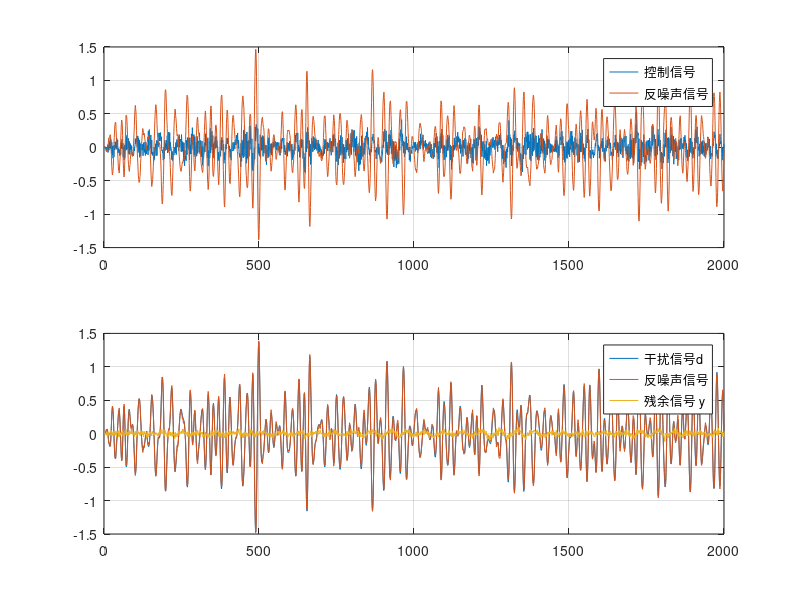

MATLAB code to generate this figure:
% 需要检查状态空间表示中是否含有延迟
clear; close all; clc;
%%
% % 创建白噪声，并且生成外系统模型
% run bandlimitedNoise.m
% % 设定并且辨识次级通路
% run systemIdentification.m
load('bandlimitedNoise.mat');
load('systemIdentification.mat');

%% 耦合系统
% 增广状态矩阵
n = size(Af, 1);    % 原系统状态维度
p = size(A_w2, 1);  % 干扰模型状态维度
A = blkdiag(Af, A_w2);  % 块对角矩阵 [Af 0; 0 A_w2]

% 增广输入矩阵
B = [Bf; zeros(p, size(Bf, 2))];  % 原系统控制输入通道
G = [zeros(n, size(B_w2, 2)); B_w2];  % 干扰输入通道

% 增广输出矩阵
C = [Cf , C_w2];

%% 设计LQR控制器
% 状态权重矩阵 Q（半正定）
Q = C' * C;
% 输入权重矩阵 R（正定）
R = 10e-4;
% 离散 LQR 求解（状态反馈增益）
[K, ~, ~] = dlqr(A, B, Q, R);

% 计算闭环系统的状态矩阵
A_cl = A - B * K;
% 计算闭环系统的特征值
eig_cl = eig(A_cl);
% 检查闭环系统的稳定性
if all(abs(eig_cl) < 1)
    disp('闭环系统是稳定的（所有极点都在单位圆内）。');
else
    disp('闭环系统是不稳定的（存在极点在单位圆外）。');
end

%% 设计卡尔曼滤波器（状态估计器）
% 假设过程噪声协方差矩阵和测量噪声协方差矩阵
Qn = 2;  % 过程噪声协方差
Rn = 1e-4 * eye(size(C, 1));  % 测量噪声协方差

% 使用离散卡尔曼滤波器求解最优增益矩阵
[L, ~, ~] = dlqe(A, G, C, Qn, Rn);

% 显示卡尔曼滤波器增益
disp('卡尔曼滤波器增益矩阵 L:');
disp(L);

% 计算引入卡尔曼滤波器后的闭环系统状态矩阵
A_cl = A - B * K - L * C;
% 计算闭环系统的特征值
eig_cl = eig(A_cl);
% 显示闭环系统的极点
disp('引入卡尔曼滤波器后的闭环系统极点:');
disp(eig_cl);
% 检查闭环系统的稳定性
if all(abs(eig_cl) < 1)
    disp('引入卡尔曼滤波器后的闭环系统是稳定的（所有极点都在单位圆内）。');
else
    disp('引入卡尔曼滤波器后的闭环系统是不稳定的（存在极点在单位圆外）。');
end

%% 初始化参数
N = 2000;                    % 仿真步数
x = zeros(n + p, 1);    % 增广状态初始化
x_hat = zeros(n + p, 1);    % 状态估计初始化
x_history = zeros(n + p, N);  % 状态轨迹记录
x_hat_history = zeros(n + p, N);  % 状态估计轨迹记录
y_history = zeros(size(Cf, 1), N);  % 输出轨迹记录
u_history = zeros(1, N);  % 控制输入记录

%% 闭环控制仿真
for k = 1:N
    % 生成过程噪声和测量噪声
    e = sqrt(Qn) * randn(size(G, 2), 1);  % 过程噪声
    v = chol(Rn)' * randn(size(C, 1), 1);  % 测量噪声

    % 状态反馈控制律
    u = -K * x_hat;  % 使用估计状态进行反馈控制
    u_history(k) = u;  % 记录控制输入

    % 增广系统动态更新
    x = A * x + B * u + G * e;  % 系统状态更新
    y = C * x + v;  % 输出测量

    % 卡尔曼滤波器更新（状态估计）
    x_hat = A * x_hat + B * u;  % 预测
    x_hat = x_hat + L * (y - C * x_hat);  % 校正

    % 记录状态和输出
    x_history(:, k) = x;
    x_hat_history(:, k) = x_hat;
    y_history(:, k) = y;
end

% 计算干扰信号和反噪声信号
d_history = C_w2 * x_history(n+1:end, :);  % 干扰信号
anti_history = Cf * x_history(1:end-p, :);  % 反噪声信号

figure;
subplot(2, 1, 1);
plot(1:N, u_history, 'DisplayName', '控制信号'); hold on;
plot(1:N, anti_history, 'DisplayName', '反噪声信号');
legend;
grid on; 


subplot(2, 1, 2);
plot(1:N, d_history, 'DisplayName', '干扰信号d'); hold on;
plot(1:N, -anti_history, 'DisplayName', '反噪声信号');
plot(1:N, y_history, 'DisplayName', '残余信号 y');
legend;
grid on;